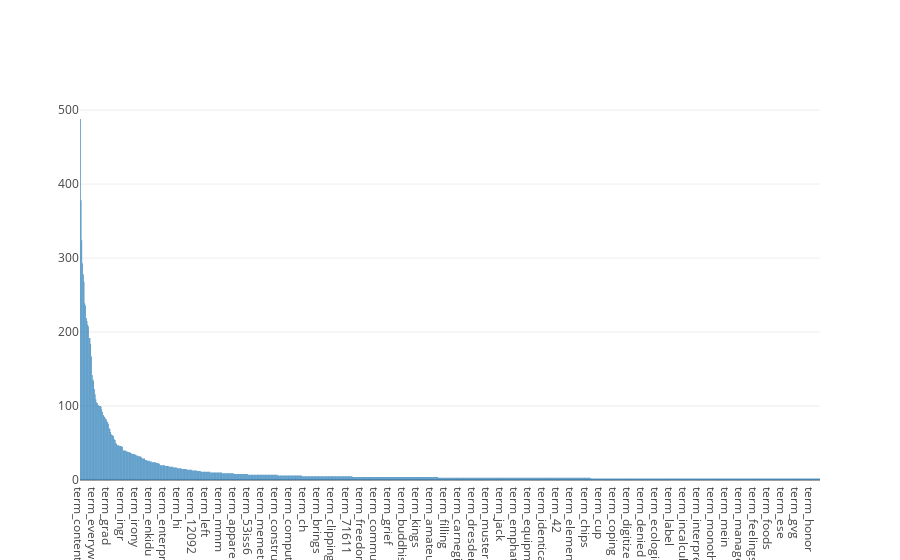

Write notebook code for a chart like this one.
### Markdown cell above
### Exercise 15 (take home):
Additionally, you can attempt to sort the terms on the x-axis by frequency instead of in alphabetical order. This way the visualization is more meaninfgul and you will be able to observe the so called long tail (get familiar with this term since it will appear a lot in data mining and other statistics courses). see picture below

![image.png](attachment:image.png)

### Code cell
# Answer here

## I only show 0~1000 elements from sorted dataframe, if i don't do that, it will show
## "The draw time for this plot will be slow for clients without much RAM."

sorted = dataframe.sort_values(by = 'counts', ascending = False)

sorted_sample = sorted[0:1000]

x = ["term_" + str(i) for i in sorted_sample['terms']]

y = sorted_sample['counts']


need_print = [go.Bar(
            x = x,
            y = y   
            )]

py.offline.iplot(need_print, filename='Exercise 15')

### Figure 1 — Plotly figure (JSON) as saved in the notebook; plotly's stock layout.template omitted (floating-point values rounded to 4 significant figures; data arrays with more than 128 entries replaced by an {"elided": "..."} marker saying what was removed)
{"data": [{"type": "bar", "uid": "bd72d0f0-e02a-11e8-84f2-9b8878a1e716", "x": {"elided": "1000 str values"}, "y": {"elided": "1000 int values"}}], "layout": {}}
